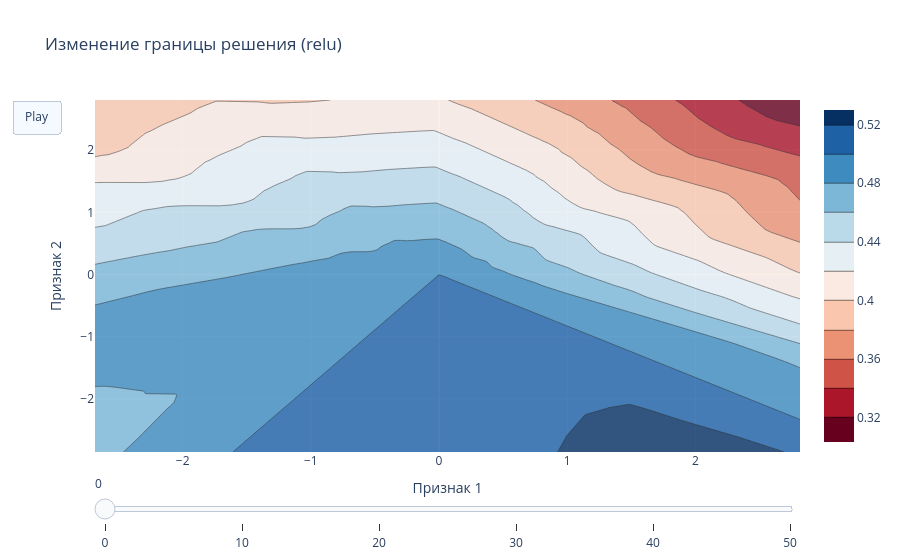

Source (notebook cell):
### Markdown cell above
#### График с ползунком (Decision Boundary)
Для визуализации изменения границы решения в процессе обучения используем Plotly.

### Code cell
def get_decision_boundary(model, X):
    h = .02
    x_min, x_max = X[:, 0].min() - .5, X[:, 0].max() + .5
    y_min, y_max = X[:, 1].min() - .5, X[:, 1].max() + .5
    xx, yy = np.meshgrid(np.arange(x_min, x_max, h), np.arange(y_min, y_max, h))
    Z = model.predict(np.c_[xx.ravel(), yy.ravel()], verbose=0)
    Z = Z.reshape(xx.shape)
    return xx, yy, Z

act = 'relu'
input_tensor = tf.keras.Input(shape=(2,))
model = Sequential([input_tensor, Dense(64, activation=act), Dense(32, activation=act), Dense(1, activation='sigmoid')])
model.compile(optimizer='adam', loss='binary_crossentropy')

frames = []
for epoch in range(0, 51, 10):
    if epoch > 0: model.fit(X_train, y_train, epochs=10, verbose=0)
    xx, yy, Z = get_decision_boundary(model, X1)
    frames.append(go.Frame(data=[go.Contour(x=xx[0], y=yy[:,0], z=Z, colorscale='RdBu', opacity=0.8)], name=str(epoch)))

fig = go.Figure(
    data=[go.Contour(x=xx[0], y=yy[:,0], z=frames[0].data[0].z, colorscale='RdBu', opacity=0.8)],
    layout=go.Layout(
        title=f"Изменение границы решения ({act})",
        xaxis_title="Признак 1",   # подпись оси X
        yaxis_title="Признак 2",   # подпись оси Y
        updatemenus=[dict(type="buttons", buttons=[dict(label="Play", method="animate", args=[None])])]
    ),
    frames=frames
)

sliders = [dict(steps=[dict(method='animate', args=[[f.name], dict(mode='immediate', frame=dict(duration=300, redraw=True), transition=dict(duration=0))], label=f.name) for f in frames])]
fig.update_layout(sliders=sliders)
fig.show()

### Figure 1 — Plotly figure (JSON) as saved in the notebook; plotly's stock layout.template omitted (floating-point values rounded to 4 significant figures; data arrays with more than 128 entries replaced by an {"elided": "..."} marker saying what was removed)
{"data": [{"colorscale": [[0, "rgb(103,0,31)"], [0.1, "rgb(178,24,43)"], [0.2, "rgb(214,96,77)"], [0.3, "rgb(244,165,130)"], [0.4, "rgb(253,219,199)"], [0.5, "rgb(247,247,247)"], [0.6, "rgb(209,229,240)"], [0.7, "rgb(146,197,222)"], [0.8, "rgb(67,147,195)"], [0.9, "rgb(33,102,172)"], [1, "rgb(5,48,97)"]], "opacity": 0.8, "type": "contour", "x": {"elided": "276 float values"}, "y": {"elided": "284 float values"}, "z": {"elided": "284x276 float values"}}], "layout": {"sliders": [{"steps": [{"args": [["0"], {"frame": {"duration": 300, "redraw": true}, "mode": "immediate", "transition": {"duration": 0}}], "label": "0", "method": "animate"}, {"args": [["10"], {"frame": {"duration": 300, "redraw": true}, "mode": "immediate", "transition": {"duration": 0}}], "label": "10", "method": "animate"}, {"args": [["20"], {"frame": {"duration": 300, "redraw": true}, "mode": "immediate", "transition": {"duration": 0}}], "label": "20", "method": "animate"}, {"args": [["30"], {"frame": {"duration": 300, "redraw": true}, "mode": "immediate", "transition": {"duration": 0}}], "label": "30", "method": "animate"}, {"args": [["40"], {"frame": {"duration": 300, "redraw": true}, "mode": "immediate", "transition": {"duration": 0}}], "label": "40", "method": "animate"}, {"args": [["50"], {"frame": {"duration": 300, "redraw": true}, "mode": "immediate", "transition": {"duration": 0}}], "label": "50", "method": "animate"}]}], "title": {"text": "Изменение границы решения (relu)"}, "updatemenus": [{"buttons": [{"args": [null], "label": "Play", "method": "animate"}], "type": "buttons"}], "xaxis": {"title": {"text": "Признак 1"}}, "yaxis": {"title": {"text": "Признак 2"}}}}
